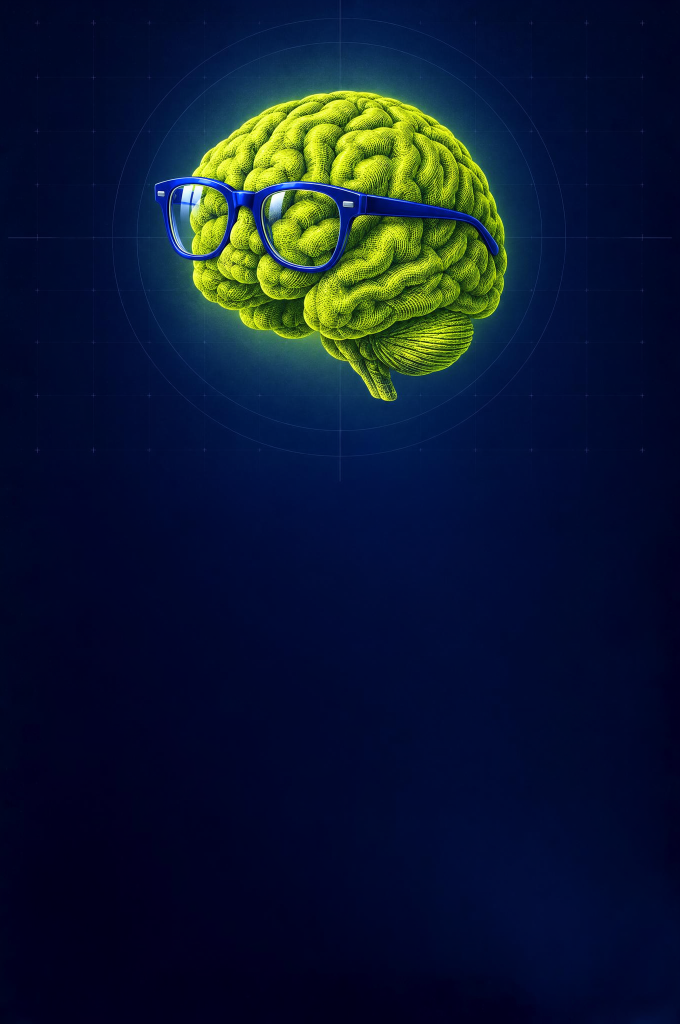
#> input picture taller_prompting/cerebro_ampliado.png, 1360 x 2048 px (shown at 1/2 size)
$ python poster_taller.py
#> lines starting #> are read from the running program, lines starting #| are printed output that depends on the picture
from PIL import Image, ImageDraw, ImageFont, ImageFilter
import numpy as np
F=r"C:/Users/BYROND~1/AppData/Local/Temp/claude/G--Other-computers-Workstation-DELL-DELL-BYRONCUJANO-Escritorio-Eccentric-Inc-AiUDA-PROYECTOS-HIGGSFIELD/0a4bba30-b3f5-408b-80b9-95dfa18eb247/scratchpad/fonts/"
K=2  # render scale
base=Image.open("cerebro_ampliado.png").convert("RGBA")
W,H=base.width*K,base.height*K
#> W = 2720; H = 4096
img=base.resize((W,H),Image.LANCZOS)
LIME=(215,255,30,255); WHITE=(255,255,255,255); SOFT=(225,232,250,255); DIM=(185,200,235,255)
def anton(s): return ImageFont.truetype(F+"Anton-Regular.ttf",int(s*K))
def play(s,w=500):
    f=ImageFont.truetype(F+"PlayfairDisplay-Italic%5Bwght%5D.ttf",int(s*K))
    try: f.set_variation_by_axes([w])
    except Exception: pass
    return f
def inter(s,w=400):
    f=ImageFont.truetype(F+"Inter%5Bopsz,wght%5D.ttf",int(s*K))
    try: f.set_variation_by_axes([min(32,max(14,s)),w])
    except Exception: pass
    return f
d=ImageDraw.Draw(img)
def tw(t,f,sp=0):
    return sum(d.textlength(c,font=f) for c in t)+sp*K*(len(t)-1) if sp else d.textlength(t,font=f)
def text(x,y,t,f,fill,sp=0,anchor="l"):
    w=tw(t,f,sp)
    if anchor=="c": x=x*K-w/2
    elif anchor=="r": x=x*K-w
    else: x=x*K
    if not sp: d.text((x,y*K),t,font=f,fill=fill); return w
    for c in t:
        d.text((x,y*K),c,font=f,fill=fill); x+=d.textlength(c,font=f)+sp*K
    return w
def line(x1,y1,x2,y2,fill,w=1): d.line((x1*K,y1*K,x2*K,y2*K),fill=fill,width=int(w*K))
Wd=W//K; M=90
#> after `Wd = W // K`: Wd = 1360
# darken lower half subtly for legibility
grad=Image.new("L",(1,H));
for y in range(H): grad.putpixel((0,y),int(max(0,min(1,(y/H-0.38)/0.35))*150))
shade=Image.new("RGBA",(W,H),(3,8,28,255)); shade.putalpha(grad.resize((W,H)))
#> after `shade = Image.new('RGBA', (W, H), (3, 8, 28, 255))`:
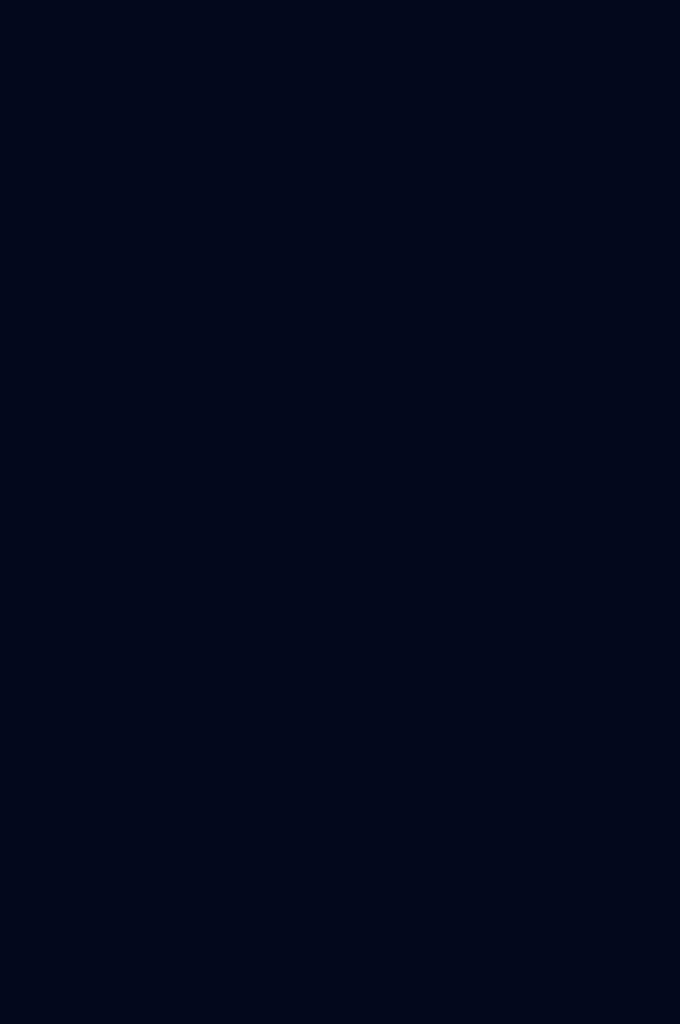
#> shade: PIL image 2720x4096 RGBA (shown at 1/4 size); mean R, G, B, A 3, 8, 28, 255
#> after `shade.putalpha(grad.resize((W, H)))`:
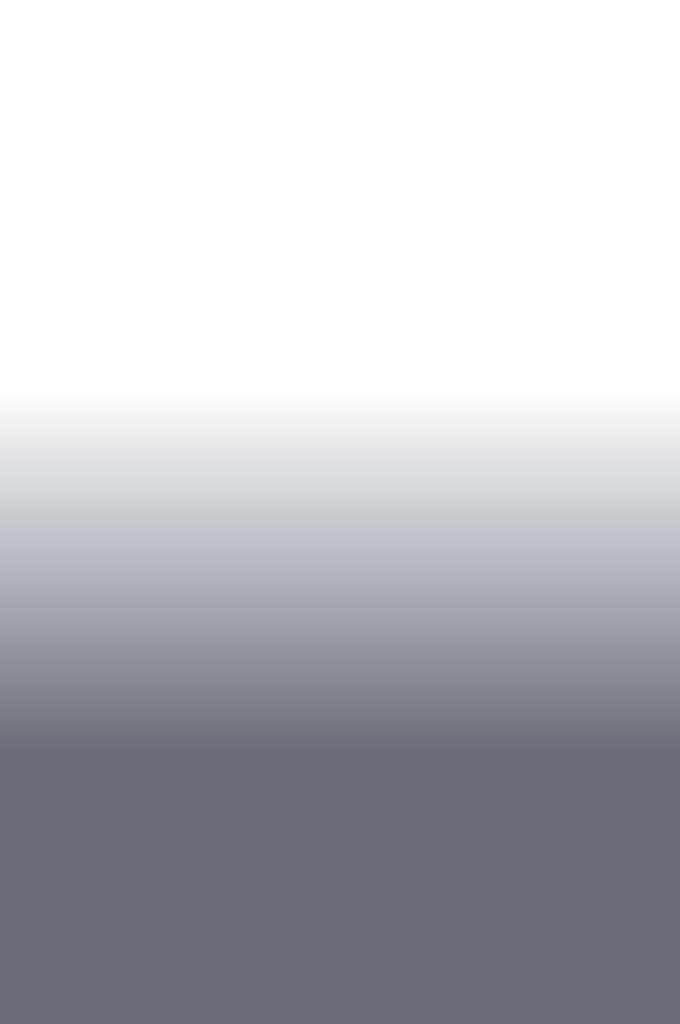
#> shade: PIL image 2720x4096 RGBA (shown at 1/4 size); mean R, G, B, A 3, 8, 28, 66.6; transparent parts drawn white
img.alpha_composite(shade); d=ImageDraw.Draw(img)


# ---- header
#> (the run stopped early here; a loop or call above may not have finished)
